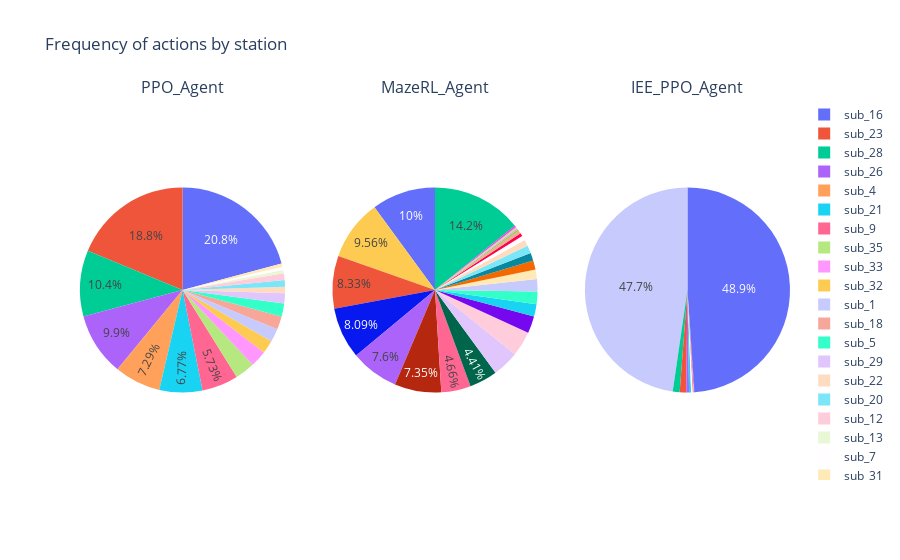

The notebook cell this image was saved under:
### Markdown cell above
### 2. Actions frequency by station

### Code cell
chart_title = "Frequency of actions by station "

aa.plot_actions_freq_by_station_pie_chart(
    agents_results, 
    title = chart_title, 
    col=3)

### Figure 1 — Plotly figure (JSON) as saved in the notebook; plotly's stock layout.template omitted (floating-point values rounded to 4 significant figures)
{"data": [{"domain": {"x": [0, 0.2889], "y": [0, 1]}, "labels": ["sub_13", "sub_26", "sub_23", "sub_28", "sub_16", "sub_4", "sub_7", "sub_21", "sub_33", "sub_31", "sub_9", "sub_35", "sub_32", "sub_22", "sub_29", "sub_20", "sub_1", "sub_18", "sub_5", "sub_12"], "name": "PPO_Agent", "textposition": "inside", "type": "pie", "values": [1, 19, 36, 20, 40, 14, 1, 13, 5, 1, 11, 6, 4, 2, 3, 2, 4, 4, 4, 2]}, {"domain": {"x": [0.3556, 0.6444], "y": [0, 1]}, "labels": ["sub_16", "sub_23", "sub_31", "sub_32", "sub_26", "sub_21", "sub_22", "sub_28", "sub_29", "sub_0", "sub_2", "sub_3", "sub_5", "sub_6", "sub_12", "sub_1", "sub_11", "sub_7", "sub_9", "sub_19", "sub_20", "sub_34", "sub_27", "sub_33", "sub_35", "sub_18", "sub_8"], "name": "MazeRL_Agent", "textposition": "inside", "type": "pie", "values": [41, 34, 6, 39, 31, 8, 4, 58, 17, 30, 18, 11, 8, 2, 16, 8, 33, 3, 19, 5, 5, 6, 1, 1, 1, 2, 1]}, {"domain": {"x": [0.7111, 1], "y": [0, 1]}, "labels": ["sub_16", "sub_1", "sub_23", "sub_28", "sub_7", "sub_21", "sub_26", "sub_9", "sub_4", "sub_33", "sub_11"], "name": "IEE_PPO_Agent", "textposition": "inside", "type": "pie", "values": [767, 749, 16, 17, 4, 5, 7, 2, 1, 1, 1]}], "layout": {"annotations": [{"font": {"size": 16}, "showarrow": false, "text": "PPO_Agent", "x": 0.1444, "xanchor": "center", "xref": "paper", "y": 1, "yanchor": "bottom", "yref": "paper"}, {"font": {"size": 16}, "showarrow": false, "text": "MazeRL_Agent", "x": 0.5, "xanchor": "center", "xref": "paper", "y": 1, "yanchor": "bottom", "yref": "paper"}, {"font": {"size": 16}, "showarrow": false, "text": "IEE_PPO_Agent", "x": 0.8556, "xanchor": "center", "xref": "paper", "y": 1, "yanchor": "bottom", "yref": "paper"}], "title": {"text": "Frequency of actions by station "}, "uniformtext": {"minsize": 12, "mode": "hide"}}}
